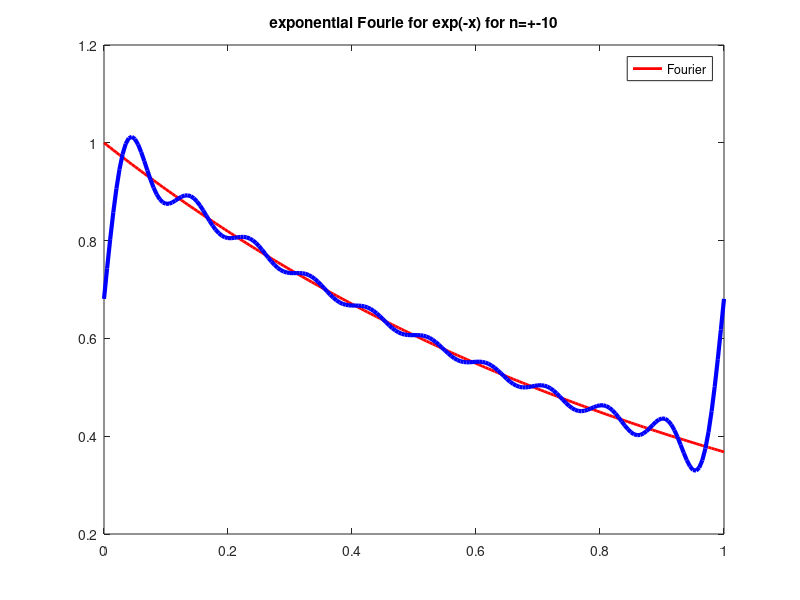

MATLAB code for this plot:
x = [0:0.005:1];

plot(x,exp(-x),'red','LineWidth',2);hold on;
legend('exp(-x)')

%%for make movie from photos , uncomment all lines (except this lines)

% for N=25:2:100
N=10
resualt =0 ;

for n=-N:1:N
    cn = (1 - 1/exp(1))*( (1-2j*n*pi)/(1+4*n*n*pi*pi) );
    f = cn.*exp(2j*pi*n.*x);
    resualt = resualt + f;
end

res = plot(x,real(resualt),'blue','LineWidth',3);
title(['exponential Fourie for exp(-x) for n=+-' num2str(N)]);
legend('Fourier')

% ax = gca;
% p='.jpg';
% exportgraphics(ax,[num2str(n,'%02d') p]);
% delete(res);
% end
